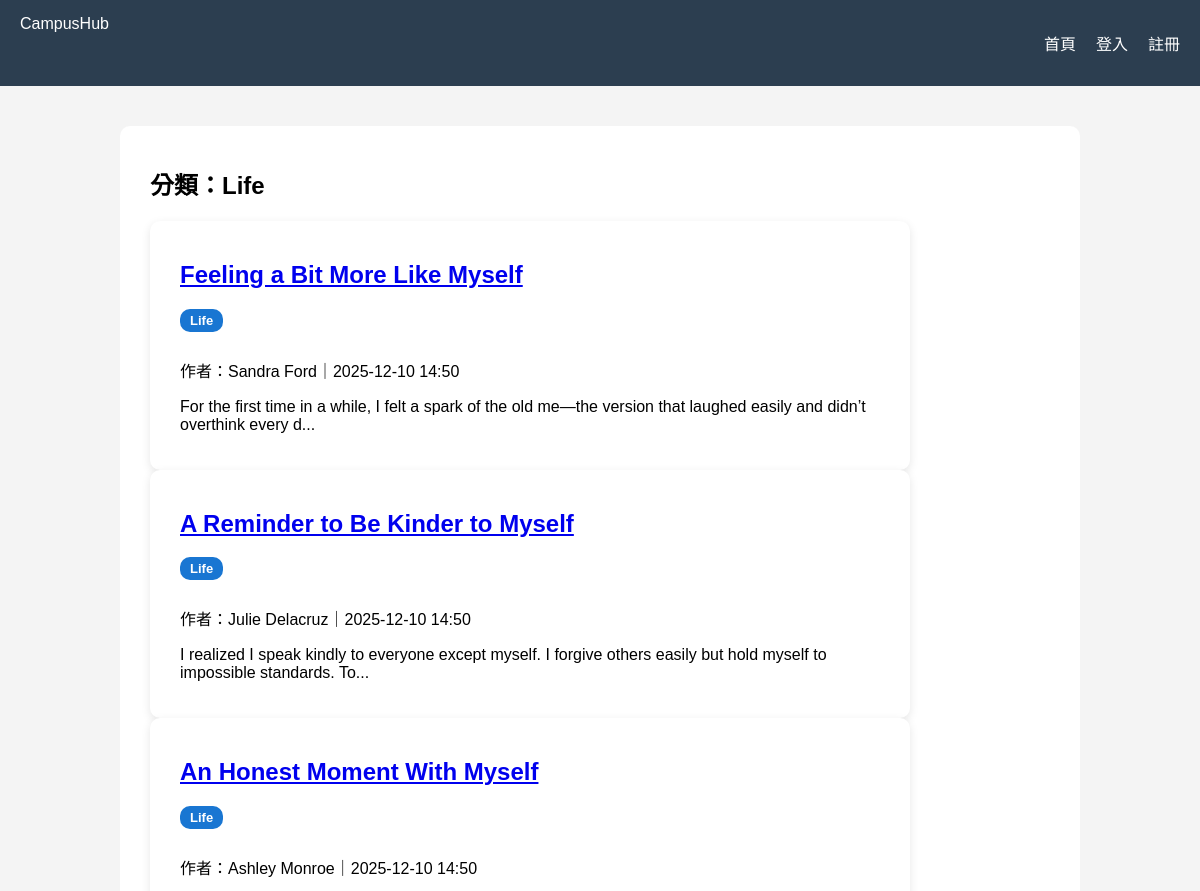
Before: /tag/Life (upper part) with the older database file.
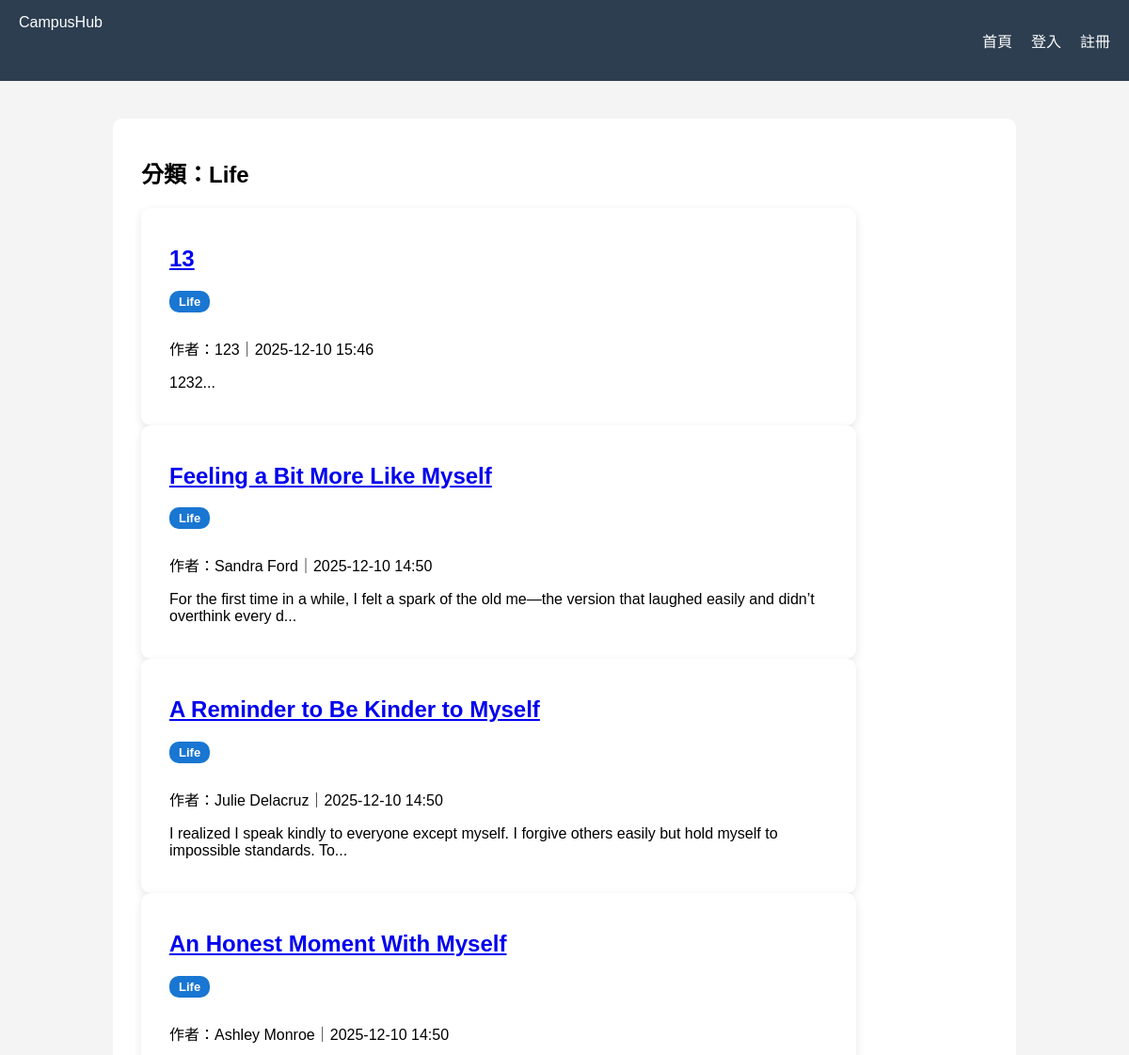
After: the same page with the newer database file.
### models/post.py (models this page shows)
class Post(db.Model):
    id = db.Column(db.Integer, primary_key=True)
    title = db.Column(db.String(120), nullable=False)
    content = db.Column(db.Text, nullable=False)
    tag = db.Column(db.String(50), nullable=True)
    created_at = db.Column(db.DateTime, default=datetime.utcnow)
    user_id = db.Column(db.Integer, db.ForeignKey("user.id"), nullable=False)
    user = db.relationship("User", backref="posts")

### models/user.py (models this page shows, shortened)
class User(db.Model, UserMixin):
    id = db.Column(db.Integer, primary_key=True)
    username = db.Column(db.String(50), unique=True, nullable=False)
    password = db.Column(db.String(255), nullable=False)

### routes/posts.py (the view)
@posts_bp.route("/tag/<tag>")
def posts_by_tag(tag):
    posts = Post.query.filter_by(tag=tag).order_by(Post.created_at.desc()).all()
    return render_template("tag_view.html", posts=posts, tag=tag)

### templates/tag_view.html (shortened to what this page needs)
<!DOCTYPE html>
<html lang="zh-Hant">
<head>
    <link rel="stylesheet" href="/static/style.css">
</head>
<body>
    <nav class="navbar">
        <div class="logo">CampusHub</div>
        <ul>
            <li><a href="/home">首頁</a></li>
            {% if current_user.is_authenticated %}
            <li><a href="/posts/create">新增文章</a></li>
            <li><a href="/logout">登出（{{ current_user.username }}）</a></li>
            {% else %}
            <li><a href="/login">登入</a></li>
            <li><a href="/register">註冊</a></li>
            {% endif %}
        </ul>
    </nav>
    <div class="content">
        <h2>分類：{{ tag }}</h2>
        {% for p in posts %}
        <div class="post-card">
            <h2><a href="/posts/{{ p.id }}">{{ p.title }}</a></h2>
            <span class="tag-badge tag-{{ p.tag }}">{{ p.tag }}</span>
            <p>作者：{{ p.user.username }}｜{{ p.created_at.strftime("%Y-%m-%d %H:%M") }}</p>
            <p>{{ p.content[:120] }}...</p>
        </div>
        {% endfor %}
    </div>
</body>
</html>

### static/style.css (style rules this page uses)
body { margin: 0; font-family: "Microsoft JhengHei", sans-serif; background: #f4f4f4; }
.navbar { display: flex; justify-content: space-between; background: #2c3e50; color: white; padding: 15px 20px; }
.navbar ul { list-style: none; display: flex; gap: 20px; }
.navbar ul li a { color: white; text-decoration: none; }
.content { max-width: 900px; margin: 40px auto; background: white; padding: 20px 30px; border-radius: 10px; }
.post-card { width: 700px; background: white; padding: 20px 30px; border-radius: 10px; box-shadow: 0 3px 10px rgba(0,0,0,0.1); }
.tag-badge { display: inline-block; padding: 4px 10px; border-radius: 10px; font-size: 13px; font-weight: bold; margin-bottom: 10px; margin-right: 6px; color: white !important; }
.tag-Life { background: #1976d2 !important; }

Changed rows visible on the page:
added Post: title "13", tag "Life", user.username "123", created_at "2025-12-10 15:46", content "1232"
